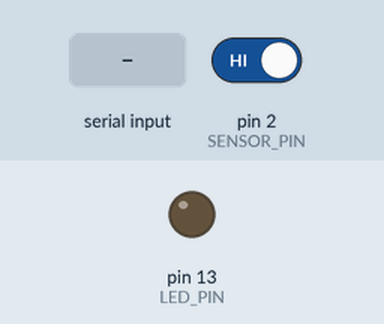
Recording of a sketch running on a simulated Arduino Uno, built with avr-gcc and run on an emulated ATmega328P. Parts: output pins drawn as LEDs (lit = HIGH). Inputs (shaded band) come from the test bench; at power-on: pin 2 (SENSOR_PIN) HIGH. What the sketch prints to the serial monitor is not drawn.

Above: at 1.2 s.
1.3 s: "N" received over Serial
At 2.4 s:
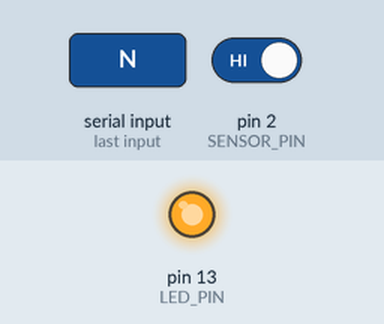
2.9 s: "F" received over Serial
At 3.6 s:
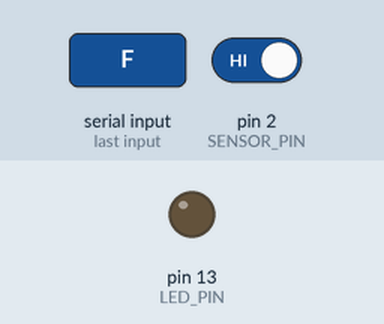
Timing chart, 0 to 5.9 s (numbered marks = the images above; inputs shaded):
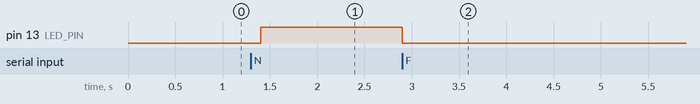

The sketch:

SensorSerialLED.ino
```cpp
const int SENSOR_PIN = 2;
const int LED_PIN = 13;

void setup() {
  pinMode(SENSOR_PIN, INPUT);
  pinMode(LED_PIN, OUTPUT);
  Serial.begin(9600);
}

void loop() {
  // 1. Send Sensor Status
  int val = digitalRead(SENSOR_PIN);
  if (val == 0) Serial.println("0"); // User Present
  else Serial.println("1");          // User Gone

  // 2. Listen for LED Commands
  if (Serial.available() > 0) {
    char command = Serial.read();
    if (command == 'N') digitalWrite(LED_PIN, HIGH); // ON
    else if (command == 'F') digitalWrite(LED_PIN, LOW);  // OFF
  }

  delay(100);
}
```

Measured:
- after the input at 1.3 s, pin 13 (LED_PIN): LOW → HIGH after 0.10 s
- after the input at 2.9 s, pin 13 (LED_PIN): HIGH → LOW at once
